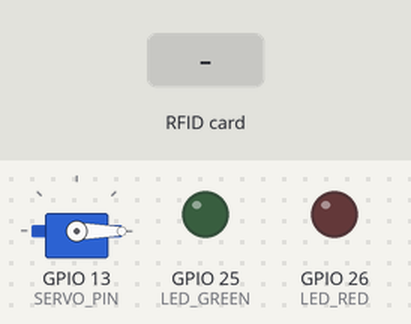
Bench run of a sketch on a simulated ESP32. On the bench: servo, output pins drawn as LEDs (lit = HIGH). Dashed ring = blinking. The inputs (shaded band) are chosen by the test bench. Random numbers use the default seed unless the sketch sets one; no radio packets arrive unless stated; what the sketch prints to the serial monitor is not drawn.

Above: at 2.0 s.
2.1 s: RFID card 5E 7A 19 C4 held to the reader
At 18.12 s:
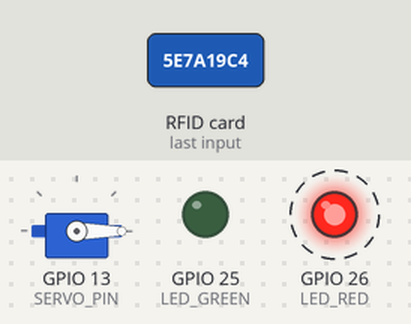
Timing chart, 0 to 19.9 s (numbered marks = the images above; inputs shaded):
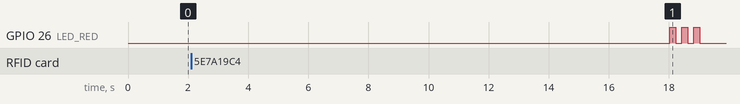

Measured:
- after the input at 2.1 s, GPIO 26 (LED_RED): alternates HIGH for 0.20 s and LOW for 0.20 s, 6 changes in all, then stays LOW, starting after 15.9 s

The sketch:

gate_node.ino
```cpp
/*
  gate_node.ino v4 — ESP32 + LoRa + PN532 + Servo SG90

  Alur:
    1. Tap KTP → kirim TAP_REQUEST via LoRa
    2. Tunggu RESP_OK atau RESP_DENY dari RPi (via Gateway)
    3. RESP_OK  → servo buka 3 detik lalu tutup otomatis
    4. RESP_DENY → LED merah sebentar, gate tetap tutup

  Wiring Servo SG90:
    Merah  → 5V (VIN ESP32, BUKAN 3.3V)
    Coklat → GND
    Kuning → GPIO 13

  Wiring LoRa & PN532 sama seperti sebelumnya.
*/

#include <SPI.h>
#include <LoRa.h>
#include <Wire.h>
#include <Adafruit_PN532.h>
#include <ESP32Servo.h>   // Library Manager: cari "ESP32Servo"

// ── Pin LoRa ──────────────────────────────────────────────────
#define LORA_SS    5
#define LORA_RST   14
#define LORA_DIO0  2

// ── Pin PN532 I2C ─────────────────────────────────────────────
#define SDA_PIN 21
#define SCL_PIN 22

// ── Pin Servo & LED ───────────────────────────────────────────
#define SERVO_PIN     13
#define SERVO_OPEN    90    // derajat posisi buka
#define SERVO_CLOSE   0     // derajat posisi tutup
#define SERVO_OPEN_MS 3000  // buka 3 detik
#define LED_GREEN     25
#define LED_RED       26

// ── Konfigurasi ───────────────────────────────────────────────
#define GATE_ID       1
#define LORA_FREQ     433E6
#define LORA_SF       9
#define LORA_BW       125E3
#define LORA_CR       5
#define LORA_SW       0x12
#define MAX_HOP       3
#define RESP_TIMEOUT  5000  // max tunggu response: 5 detik
#define MAX_RETRY     2     // maks retry kalau timeout

// ── Command codes ─────────────────────────────────────────────
#define CMD_TAP_REQ   0x01
#define CMD_RESP_OK   0x02
#define CMD_RESP_DENY 0x03
#define CMD_LOCKDOWN  0x05  // RPi: kunci gate
#define CMD_UNLOCK    0x06  // RPi: buka kunci
#define CMD_HEARTBEAT 0x07  // Gate -> RPi: heartbeat

#define HEARTBEAT_INTERVAL 30000  // 30 detik

Adafruit_PN532 nfc(SDA_PIN, SCL_PIN);
Servo gateServo;

bool waitingResponse = false;
bool isLocked         = false;  // true = gate sedang lockdown
unsigned long tapSentAt = 0;
unsigned long lastHeartbeat = 0;
int  retryCount  = 0;
String lastPacket = "";


uint16_t crc16(uint8_t *data, uint8_t len) {
  uint16_t crc = 0xFFFF;
  for (uint8_t i = 0; i < len; i++) {
    crc ^= (uint16_t)data[i] << 8;
    for (uint8_t j = 0; j < 8; j++)
      crc = (crc & 0x8000) ? (crc << 1) ^ 0x1021 : crc << 1;
  }
  return crc;
}


String buildHeartbeatPacket() {
  // Format: CMD + GATE_ID + isLocked + 00 + 0000 + CRC
  uint8_t pkt[12] = {0};
  pkt[0] = CMD_HEARTBEAT;
  pkt[1] = GATE_ID;
  pkt[2] = isLocked ? 0x01 : 0x00;  // status gate
  // byte 3-5 padding 0x00
  pkt[6] = 0x00;  // hop count = 0 (heartbeat tidak di-relay)
  pkt[7] = 0x00;
  uint16_t ts = (millis() / 1000) % 65535;
  pkt[8]  = (ts >> 8) & 0xFF;
  pkt[9]  =  ts & 0xFF;
  uint16_t crc = crc16(pkt, 10);
  pkt[10] = (crc >> 8) & 0xFF;
  pkt[11] =  crc & 0xFF;
  String hex = "";
  for (uint8_t i = 0; i < 12; i++) {
    if (pkt[i] < 0x10) hex += "0";
    hex += String(pkt[i], HEX);
  }
  hex.toUpperCase();
  return hex;
}

String buildTapPacket(uint8_t *uid, uint8_t uidLen) {
  uint8_t pkt[12] = {0};
  pkt[0] = CMD_TAP_REQ;
  pkt[1] = GATE_ID;
  for (uint8_t i = 0; i < 4; i++)
    pkt[2+i] = (i < uidLen) ? uid[i] : 0x00;
  pkt[6] = MAX_HOP;
  pkt[7] = 0x00;
  uint16_t ts = (millis() / 1000) % 65535;
  pkt[8]  = (ts >> 8) & 0xFF;
  pkt[9]  =  ts & 0xFF;
  uint16_t crc = crc16(pkt, 10);
  pkt[10] = (crc >> 8) & 0xFF;
  pkt[11] =  crc & 0xFF;
  String hex = "";
  for (uint8_t i = 0; i < 12; i++) {
    if (pkt[i] < 0x10) hex += "0";
    hex += String(pkt[i], HEX);
  }
  hex.toUpperCase();
  return hex;
}


void openGate() {
  Serial.println("[SERVO] Buka — 3 detik");
  gateServo.write(SERVO_OPEN);
  digitalWrite(LED_GREEN, HIGH);
  digitalWrite(LED_RED,   LOW);
  delay(SERVO_OPEN_MS);
  gateServo.write(SERVO_CLOSE);
  digitalWrite(LED_GREEN, LOW);
  Serial.println("[SERVO] Tutup");
}

void lockdownFeedback() {
  // LED merah nyala terus saat lockdown
  digitalWrite(LED_RED, HIGH);
  gateServo.write(SERVO_CLOSE);
  Serial.println("[LOCK] Gate dalam mode LOCKDOWN");
}

void unlockFeedback() {
  digitalWrite(LED_RED, LOW);
  Serial.println("[LOCK] Gate dibuka kembali");
}

void denyGate() {
  Serial.println("[DENY] Akses ditolak");
  for (int i = 0; i < 3; i++) {
    digitalWrite(LED_RED, HIGH); delay(200);
    digitalWrite(LED_RED, LOW);  delay(200);
  }
}


void checkLoRaResponse() {
  int packetSize = LoRa.parsePacket();
  if (packetSize == 0) return;

  String payload = "";
  while (LoRa.available())
    payload += (char)LoRa.read();
  payload.trim();
  payload.toUpperCase();

  if (payload.length() != 24) return;

  uint8_t pkt[12];
  for (int i = 0; i < 12; i++)
    pkt[i] = (uint8_t)strtol(payload.substring(i*2, i*2+2).c_str(), NULL, 16);

  uint16_t crcRecv = ((uint16_t)pkt[10] << 8) | pkt[11];
  if (crc16(pkt, 10) != crcRecv) { Serial.println("[RX] CRC err"); return; }

  uint8_t cmd    = pkt[0];
  uint8_t gateId = pkt[1];

  // Abaikan packet yang bukan untuk gate ini
  if (gateId != GATE_ID) return;

  Serial.printf("[RX] cmd=0x%02X gate=%d\n", cmd, gateId);

  unsigned long latency = millis() - tapSentAt;
  Serial.printf("[LATENCY] gate=%d ms=%lu\n", GATE_ID, latency);
  if      (cmd == CMD_RESP_OK)   { waitingResponse = false; isLocked = false; lastPacket = ""; retryCount = 0; openGate(); }
  else if (cmd == CMD_RESP_DENY) { waitingResponse = false; lastPacket = ""; retryCount = 0; denyGate(); }
  else if (cmd == CMD_LOCKDOWN)  { isLocked = true;  lockdownFeedback(); }
  else if (cmd == CMD_UNLOCK)    { isLocked = false; unlockFeedback(); }
}


void setup() {
  Serial.begin(115200);
  delay(500);
  Serial.println("\n=== Gate Node v4 ===");

  pinMode(LED_GREEN, OUTPUT);
  pinMode(LED_RED,   OUTPUT);

  gateServo.attach(SERVO_PIN);
  gateServo.write(SERVO_CLOSE);
  delay(300);
  Serial.println("[OK] Servo ready");

  LoRa.setPins(LORA_SS, LORA_RST, LORA_DIO0);
  if (!LoRa.begin(LORA_FREQ)) { Serial.println("[ERROR] LoRa!"); while(1); }
  LoRa.setSpreadingFactor(LORA_SF);
  LoRa.setSignalBandwidth(LORA_BW);
  LoRa.setCodingRate4(LORA_CR);
  LoRa.setSyncWord(LORA_SW);
  LoRa.receive();
  Serial.printf("[OK] LoRa 433MHz SF%d\n", LORA_SF);

  nfc.begin();
  if (!nfc.getFirmwareVersion()) { Serial.println("[ERROR] PN532!"); while(1); }
  nfc.SAMConfig();
  lastHeartbeat = millis();
  Serial.printf("[OK] Gate %d siap — tempelkan kartu...\n\n", GATE_ID);
}


void loop() {
  // ── Heartbeat tiap 30 detik ──────────────────────────────
  if (millis() - lastHeartbeat >= HEARTBEAT_INTERVAL) {
    String hb = buildHeartbeatPacket();
    Serial.printf("[HB] %s\n", hb.c_str());
    LoRa.beginPacket();
    LoRa.print(hb);
    LoRa.endPacket();
    LoRa.receive();
    lastHeartbeat = millis();
  }

  // Timeout: retry atau deny kalau habis percobaan
  if (waitingResponse && (millis() - tapSentAt > RESP_TIMEOUT)) {
    if (retryCount < MAX_RETRY && lastPacket.length() == 24) {
      retryCount++;
      unsigned long backoff = random(100, 301) + (random(0, 200) * retryCount);
      Serial.printf("[RETRY %d/%d] Backoff %lums\n", retryCount, MAX_RETRY, backoff);
      delay(backoff);
      Serial.printf("[RETX] %s\n", lastPacket.c_str());
      LoRa.beginPacket();
      LoRa.print(lastPacket);
      LoRa.endPacket();
      LoRa.receive();
      tapSentAt = millis();
      Serial.println("[WAIT] Retry — menunggu response...");
    } else {
      Serial.println("[TIMEOUT] Tidak ada response");
      waitingResponse = false;
      lastPacket = "";
      retryCount = 0;
      denyGate();
    }
  }

  // Selagi nunggu response, cek LoRa terus
  if (waitingResponse) {
    checkLoRaResponse();
    return;
  }

  // Kalau gate sedang lockdown, tolak semua tap
  if (isLocked) {
    // Tetap dengerin LoRa untuk CMD_UNLOCK
    checkLoRaResponse();
    delay(100);
    return;
  }

  // Scan kartu (non-blocking, timeout 500ms)
  checkLoRaResponse();   // Cek LoRa sebelum scan NFC — tangkap LOCKDOWN/UNLOCK
  uint8_t uid[7] = {0};
  uint8_t uidLen = 0;
  if (!nfc.readPassiveTargetID(PN532_MIFARE_ISO14443A, uid, &uidLen, 500))
    return;

  // Kirim TAP_REQUEST — random jitter agar tidak tabrakan dengan gate lain
  String packet = buildTapPacket(uid, uidLen);
  delay(random(10, 81));
  Serial.printf("[TX] %s\n", packet.c_str());

  LoRa.beginPacket();
  LoRa.print(packet);
  LoRa.endPacket();
  LoRa.receive();

  lastPacket    = packet;
  waitingResponse = true;
  tapSentAt       = millis();
  retryCount      = 0;
  Serial.println("[WAIT] Menunggu response RPi...");
}
```
